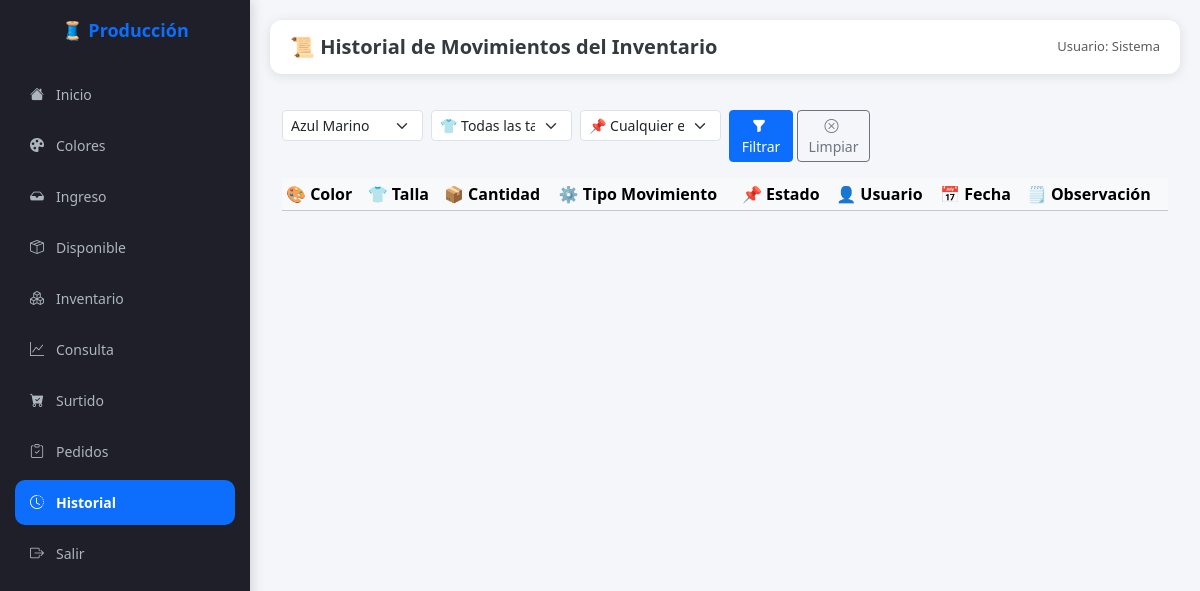
Before: /ver_historial_inventario?color_id=5 with the older database file.
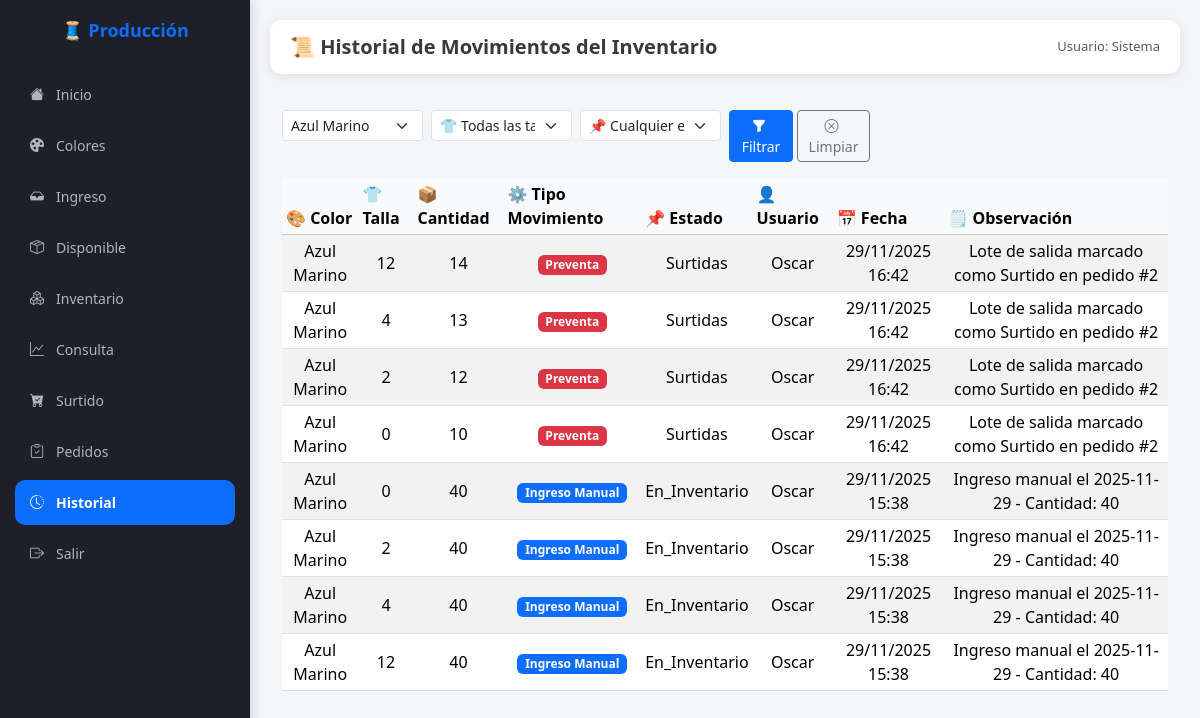
After: the same page with the newer database file.
### modelos.py (models this page shows, shortened)
class HistorialInventario(db.Model):
    __tablename__ = "historial_inventario"
    id = db.Column(db.Integer, primary_key=True)
    inventario_id = db.Column(db.Integer, db.ForeignKey("inventario.id", ondelete="CASCADE"))
    tipo_movimiento = db.Column(
        db.Enum("Recepción Producción", "Ingreso Manual", "Devolución", "Ajuste Alta", "Ajuste Baja", "Salidas", "Preventa", "Ventas"),
        nullable=False
    )
    cantidad_historial = db.Column(db.Integer, nullable=False)
    status_id = db.Column(db.Integer, db.ForeignKey("status.id"), nullable=False)
    fecha_movimiento = db.Column(db.DateTime, default=fecha_local_tijuana, nullable=False)
    usuario = db.Column(db.String(50), default="sistema")
    observaciones = db.Column(db.Text, nullable=True)
    inventario = db.relationship("Inventario", back_populates="movimientos")
    status = db.relationship("Status")

class Color(db.Model):
    __tablename__ = "color"
    id = db.Column(db.Integer, primary_key=True)
    nombre = db.Column(db.String(50), unique=True, nullable=False)
    cortes = db.relationship("Corte", back_populates="color")  # 🔥 aquí
    inventarios = db.relationship("Inventario", back_populates="color")  # 🆕 aquí

class Talla(db.Model):
    __tablename__ = "talla"
    id = db.Column(db.Integer, primary_key=True)
    nombre = db.Column(db.String(10), unique=True, nullable=False)
    costo = db.Column(db.Float, nullable=False, default=0.0)
    producciones = db.relationship("Produccion", back_populates="talla")

class Status(db.Model):
    __tablename__ = "status"
    id = db.Column(db.Integer, primary_key=True)
    nombre = db.Column(db.String(20), unique=True, nullable=False)
    descripcion = db.Column(db.String(100), nullable=True)
    fase = db.Column(db.String(20), nullable=True)

### app.py (the view)
@app.route("/ver_historial_inventario")
def ver_historial_inventario():
    color_id = request.args.get("color_id", "")
    talla_id = request.args.get("talla_id", "")
    estado_id = request.args.get("estado", "")
    page = request.args.get("page", 1, type=int)
    per_page = 50  # 👉 Número de filas por página (ajústalo si quieres)
    colores = Color.query.all()
    tallas = Talla.query.all()
    estados = Status.query.filter(Status.fase == "Inventario").order_by(Status.id).all()
    movimientos = (
        db.session.query(HistorialInventario)
        .join(Inventario)
        .join(Status)
    )
    if color_id:
        movimientos = movimientos.filter(Inventario.color_id == int(color_id))
    if talla_id:
        movimientos = movimientos.filter(Inventario.talla_id == int(talla_id))
    if estado_id:
        movimientos = movimientos.filter(HistorialInventario.status_id == int(estado_id))
    movimientos = movimientos.order_by(
        HistorialInventario.fecha_movimiento.desc()
    ).paginate(page=page, per_page=per_page)
    return render_template(
        "ver_historial_inventario.html",
        movimientos=movimientos,
        colores=colores,
        tallas=tallas,
        estados=estados,
        color_seleccionado=color_id,
        talla_seleccionada=talla_id,
        estado_seleccionado=estado_id
    )

### templates/ver_historial_inventario.html (shortened to what this page needs)
{% extends "base.html" %}
{% block header %}📜 Historial de Movimientos del Inventario{% endblock %}
{% block content %}
<div class="container py-3">
    <form class="row g-2 mb-3" method="GET" action="{{ url_for('ver_historial_inventario') }}">
    <div class="col-6 col-md-2">
        <select name="color_id" class="form-select form-select-sm">
        {% for c in colores %}
            <option value="{{ c.id }}" {% if color_seleccionado == c.id|string %}selected{% endif %}>{{ c.nombre }}</option>
        {% endfor %}
        </select>
    </div>
    <div class="col-6 col-md-2">
        <select name="talla_id" class="form-select form-select-sm">
        <option value="">👕 Todas las tallas</option>
        </select>
    </div>
    <div class="col-6 col-md-2">
        <select name="estado" class="form-select form-select-sm">
        <option value="">📌 Cualquier estado</option>
        </select>
    </div>
    <div class="col-6 col-md-2 d-flex gap-1">
        <button class="btn btn-primary btn-sm flex-fill" type="submit">
        <i class="bi bi-funnel-fill me-1"></i> Filtrar
        </button>
        <a href="{{ url_for('ver_historial_inventario') }}" class="btn btn-outline-secondary btn-sm flex-fill">
        <i class="bi bi-x-circle me-1"></i> Limpiar
        </a>
    </div>
    </form>
    {% if movimientos %}
    <div class="table-responsive">
      <table class="table table-striped table-sm align-middle">
        <thead class="table-light">
          <tr>
            <th>🎨 Color</th>
            <th>👕 Talla</th>
            <th>📦 Cantidad</th>
            <th>⚙️ Tipo Movimiento</th>
            <th>📌 Estado</th>
            <th>👤 Usuario</th>
            <th>📅 Fecha</th>
            <th>🗒️ Observación</th>
          </tr>
        </thead>
            <tbody class="text-center">
                {% for m in movimientos %}
                <tr>
                    <td>{{ m.inventario.color.nombre }}</td>
                    <td>{{ m.inventario.talla.nombre }}</td>
                    <td>{{ m.cantidad_historial }}</td>
                    <td>
                        {% if m.tipo_movimiento == "Recepción Producción" %}
                            <span class="badge bg-success">{{ m.tipo_movimiento }}</span>
                        {% elif m.tipo_movimiento == "Ingreso Manual" %}
                            <span class="badge bg-primary">{{ m.tipo_movimiento }}</span>
                         {% elif m.tipo_movimiento == "Devolución" %}
                            <span class="badge bg-info text-dark">{{ m.tipo_movimiento }}</span>
                        {% elif m.tipo_movimiento == "Ajuste Alta" %}
                            <span class="badge bg-warning text-dark">{{ m.tipo_movimiento }}</span>
                        {% elif m.tipo_movimiento == "Ajuste Baja" %}
                            <span class="badge bg-warning text-dark">{{ m.tipo_movimiento }}</span>
                        {% elif m.tipo_movimiento == "Salidas" %}
                            <span class="badge bg-warning text-dark">{{ m.tipo_movimiento }}</span>
                        {% elif m.tipo_movimiento == "Ventas" %}
                            <span class="badge bg-warning text-dark">{{ m.tipo_movimiento }}</span>
                        {% else %}
                            <span class="badge bg-danger">{{ m.tipo_movimiento }}</span>
                        {% endif %}
                    </td>
                    <td>{{ m.status.nombre }}</td>
                    <td>{{ m.usuario }}</td>
                    <td>{{ m.fecha_movimiento.strftime('%d/%m/%Y %H:%M') }}</td>
                    <td>{{ m.observaciones }}</td>
                </tr>
                {% endfor %}
            </tbody>
        </table>
    </div>
    {% else %}
        <div class="alert alert-info text-center mt-3">
            No se han registrado movimientos en el historial.
        </div>
    {% endif %}
    </div>
</div>
{% endblock %}

Changed rows visible on the page:
added HistorialInventario: inventario.color.nombre "Azul Marino", inventario.talla.nombre "12", cantidad_historial "14", tipo_movimiento "Preventa", status.nombre "Surtidas", usuario "Oscar", fecha_movimiento "29/11/2025 16:42", observaciones "Lote de salida marcado como Surtido en pedido #2"
added HistorialInventario: inventario.color.nombre "Azul Marino", inventario.talla.nombre "4", cantidad_historial "13", tipo_movimiento "Preventa", status.nombre "Surtidas", usuario "Oscar", fecha_movimiento "29/11/2025 16:42", observaciones "Lote de salida marcado como Surtido en pedido #2"
added HistorialInventario: inventario.color.nombre "Azul Marino", inventario.talla.nombre "2", cantidad_historial "12", tipo_movimiento "Preventa", status.nombre "Surtidas", usuario "Oscar", fecha_movimiento "29/11/2025 16:42", observaciones "Lote de salida marcado como Surtido en pedido #2"
added HistorialInventario: inventario.color.nombre "Azul Marino", inventario.talla.nombre "0", cantidad_historial "10", tipo_movimiento "Preventa", status.nombre "Surtidas", usuario "Oscar", fecha_movimiento "29/11/2025 16:42", observaciones "Lote de salida marcado como Surtido en pedido #2"
added HistorialInventario: inventario.color.nombre "Azul Marino", inventario.talla.nombre "0", cantidad_historial "40", tipo_movimiento "Ingreso Manual", status.nombre "En_Inventario", usuario "Oscar", fecha_movimiento "29/11/2025 15:38", observaciones "Ingreso manual el 2025-11-29 - Cantidad: 40"
added HistorialInventario: inventario.color.nombre "Azul Marino", inventario.talla.nombre "2", cantidad_historial "40", tipo_movimiento "Ingreso Manual", status.nombre "En_Inventario", usuario "Oscar", fecha_movimiento "29/11/2025 15:38", observaciones "Ingreso manual el 2025-11-29 - Cantidad: 40"
added HistorialInventario: inventario.color.nombre "Azul Marino", inventario.talla.nombre "4", cantidad_historial "40", tipo_movimiento "Ingreso Manual", status.nombre "En_Inventario", usuario "Oscar", fecha_movimiento "29/11/2025 15:38", observaciones "Ingreso manual el 2025-11-29 - Cantidad: 40"
added HistorialInventario: inventario.color.nombre "Azul Marino", inventario.talla.nombre "12", cantidad_historial "40", tipo_movimiento "Ingreso Manual", status.nombre "En_Inventario", usuario "Oscar", fecha_movimiento "29/11/2025 15:38", observaciones "Ingreso manual el 2025-11-29 - Cantidad: 40"
